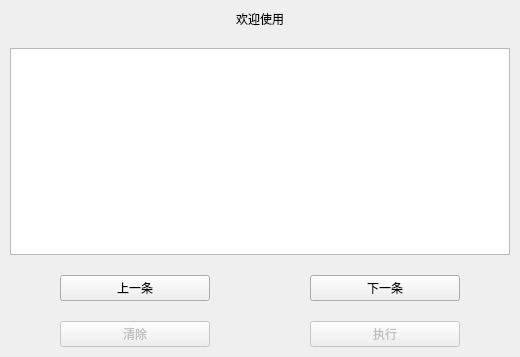
<?xml version="1.0" encoding="UTF-8"?>
<ui version="4.0">
 <class>MainWindow</class>
 <widget class="QMainWindow" name="MainWindow">
  <property name="geometry">
   <rect>
    <x>0</x>
    <y>0</y>
    <width>520</width>
    <height>357</height>
   </rect>
  </property>
  <property name="sizePolicy">
   <sizepolicy hsizetype="Minimum" vsizetype="Minimum">
    <horstretch>0</horstretch>
    <verstretch>0</verstretch>
   </sizepolicy>
  </property>
  <property name="acceptDrops">
   <bool>true</bool>
  </property>
  <property name="windowTitle">
   <string>MainWindow</string>
  </property>
  <widget class="QWidget" name="centralWidget">
   <property name="sizePolicy">
    <sizepolicy hsizetype="Minimum" vsizetype="Minimum">
     <horstretch>0</horstretch>
     <verstretch>0</verstretch>
    </sizepolicy>
   </property>
   <property name="layoutDirection">
    <enum>Qt::LeftToRight</enum>
   </property>
   <property name="autoFillBackground">
    <bool>false</bool>
   </property>
   <layout class="QGridLayout" name="gridLayout">
    <property name="verticalSpacing">
     <number>20</number>
    </property>
    <property name="margin">
     <number>10</number>
    </property>
    <item row="1" column="1">
     <widget class="QTextEdit" name="textEdit">
      <property name="font">
       <font>
        <pointsize>12</pointsize>
       </font>
      </property>
     </widget>
    </item>
    <item row="5" column="1">
     <layout class="QHBoxLayout" name="horizontalLayout">
      <property name="spacing">
       <number>100</number>
      </property>
      <property name="leftMargin">
       <number>50</number>
      </property>
      <property name="rightMargin">
       <number>50</number>
      </property>
      <item>
       <widget class="QPushButton" name="clear">
        <property name="enabled">
         <bool>false</bool>
        </property>
        <property name="text">
         <string>清除</string>
        </property>
       </widget>
      </item>
      <item>
       <widget class="QPushButton" name="runSqlCode">
        <property name="enabled">
         <bool>false</bool>
        </property>
        <property name="text">
         <string>执行</string>
        </property>
       </widget>
      </item>
     </layout>
    </item>
    <item row="0" column="1">
     <widget class="QLabel" name="showMessage">
      <property name="layoutDirection">
       <enum>Qt::LeftToRight</enum>
      </property>
      <property name="text">
       <string>欢迎使用</string>
      </property>
      <property name="alignment">
       <set>Qt::AlignCenter</set>
      </property>
      <property name="wordWrap">
       <bool>true</bool>
      </property>
     </widget>
    </item>
    <item row="2" column="1">
     <layout class="QHBoxLayout" name="horizontalLayout_2">
      <property name="spacing">
       <number>100</number>
      </property>
      <property name="leftMargin">
       <number>50</number>
      </property>
      <property name="rightMargin">
       <number>50</number>
      </property>
      <item>
       <widget class="QPushButton" name="LastButton">
        <property name="text">
         <string>上一条</string>
        </property>
       </widget>
      </item>
      <item>
       <widget class="QPushButton" name="NextButton">
        <property name="text">
         <string>下一条</string>
        </property>
       </widget>
      </item>
     </layout>
    </item>
   </layout>
  </widget>
 </widget>
 <layoutdefault spacing="6" margin="11"/>
 <resources/>
 <connections/>
</ui>
